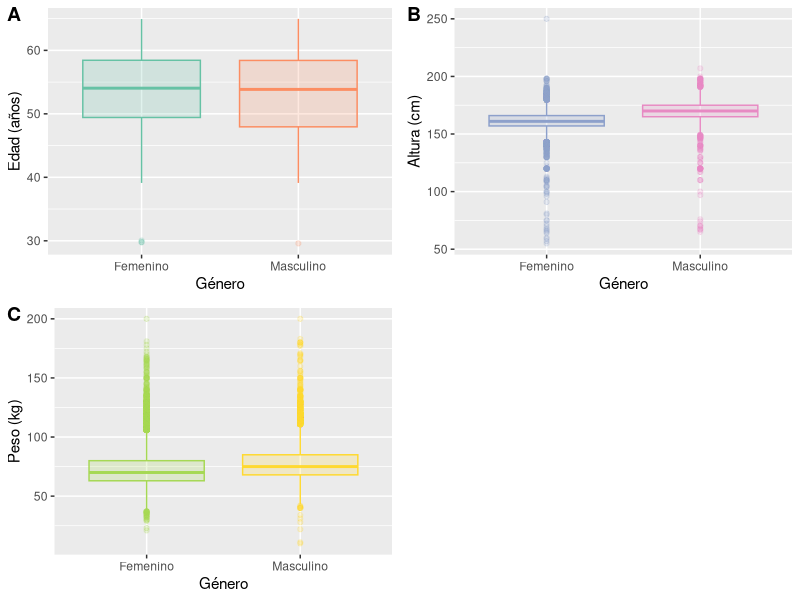
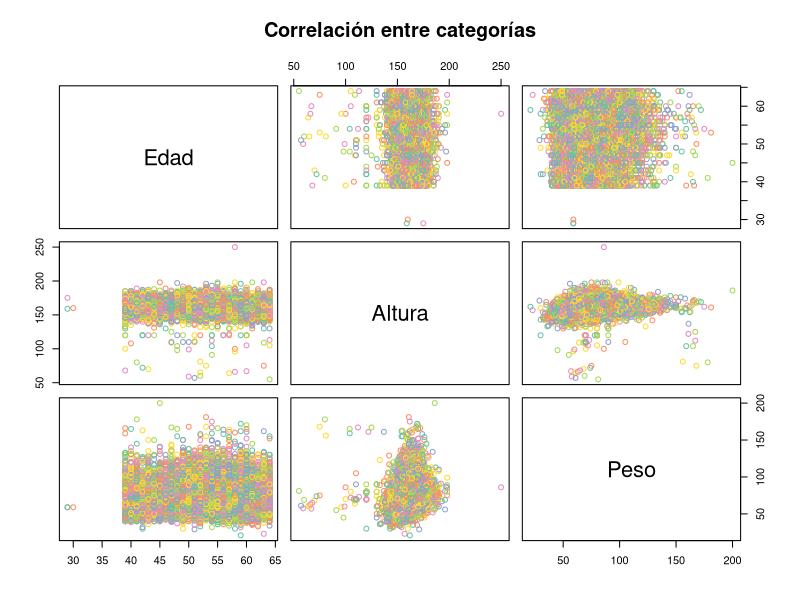
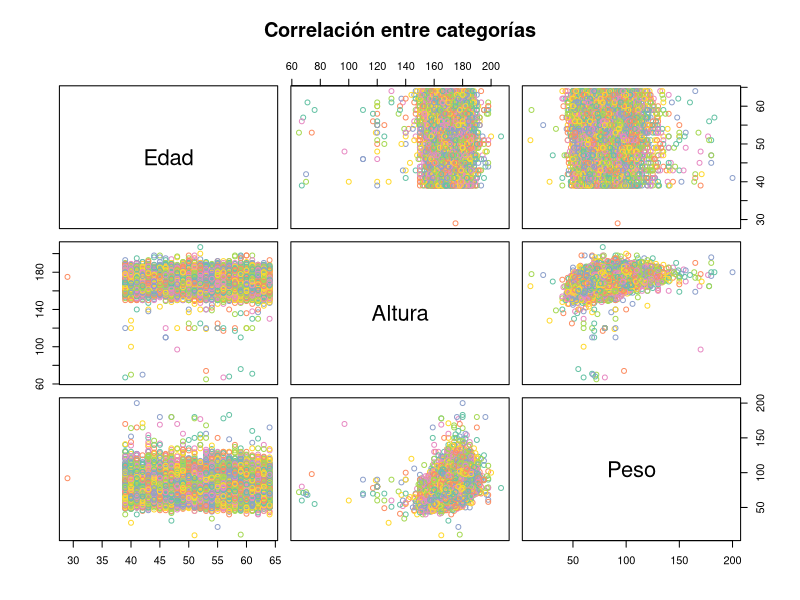
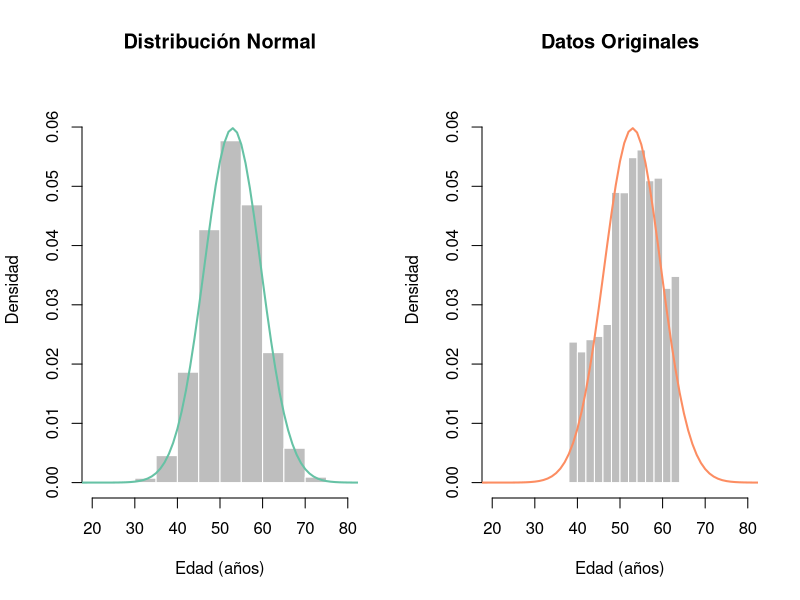
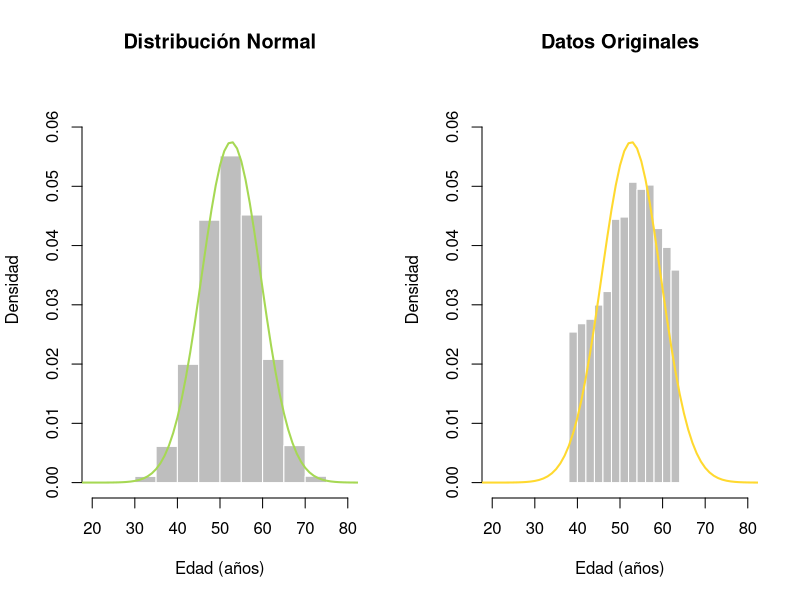

The R source for these figures, in order:
## ---- chunk 1
library(ggplot2)
library(cowplot)
library(RColorBrewer)

## ---- chunk 2
setwd("/home/paulina/Documents/DataScience/Notebooks/")
dataset <- read.csv("source/cardiovascular_disease.csv")
# Cambiar tipo de dato de la columna gender para mejor manejo de datos
dataset$gender <- as.character(dataset$gender)
## ---- chunk 3
names(dataset)
## ---- chunk 4
# Filtrar los datos por género
dataset.female <- dataset[dataset$gender == "1",]
dataset.male <- dataset[dataset$gender == "2",]

# Además eliminamos aquellos datos que no tengan información (NA)
dataset.female <- na.omit(dataset.female)
dataset.male <- na.omit(dataset.male)
## ---- chunk 5
dataset.female <- dataset.female[,c("age_year", "height", "weight")]
dataset.male <- dataset.male[,c("age_year", "height", "weight")]
## ---- chunk 6
dataset.female$age_year <- floor(dataset.female$age_year)
dataset.male$age_year <- floor(dataset.male$age_year)
## ---- chunk 7
# FUNCIÓN GENERAL
CentalTendencies <- function(dataColumn){
  # Media
  mean <- mean(dataColumn) 
  # Moda
  mode <- data.frame(table(dataColumn))
  mode <- mode[which.max(mode$Freq), 1]
  # Mediana
  median <- median(dataColumn)
  centralTendMeasures <- c(mean = mean, mode = mode, median = median)
  return(centralTendMeasures)
}
## ---- chunk 8
# Por categoría
MMM.Age <- CentalTendencies(dataset.female$age_year)
MMM.Height <- CentalTendencies(dataset.female$height)
MMM.Weight <- CentalTendencies(dataset.female$weight)

MMM.FemData <- data.frame(Age = MMM.Age, Height = MMM.Height, Weigth = MMM.Weight)

MMM.FemData
## ---- chunk 9
# Por categoría
MMM.Age <- CentalTendencies(dataset.male$age_year)
MMM.Height <- CentalTendencies(dataset.male$height)
MMM.Weight <- CentalTendencies(dataset.male$weight)

MMM.MaleData <- data.frame(Age = MMM.Age, Height = MMM.Height, Weigth = MMM.Weight)

MMM.MaleData
## ---- chunk 10
# Por categoría
quant.Age <- quantile(dataset.female$age_year)
quant.Height <- quantile(dataset.female$height)
quant.Weight <- quantile(dataset.female$weight)

quant.FemData <- data.frame(Age = quant.Age, Height = quant.Height, Weigth = quant.Weight)

quant.FemData
## ---- chunk 11
# Por categoría
quant.Age <- quantile(dataset.male$age_year)
quant.Height <- quantile(dataset.male$height)
quant.Weight <- quantile(dataset.male$weight)

quant.MaleData <- data.frame(Age = quant.Age, Height = quant.Height, Weigth = quant.Weight)

quant.MaleData
## ---- chunk 12
# Por categoría
SD.Age <- sd(dataset.female$age_year)
SD.Height <- sd(dataset.female$height)
SD.Weight <- sd(dataset.female$weight)

SD.FemData <- data.frame(Age = SD.Age, Height = SD.Height, Weigth = SD.Weight)

SD.FemData
## ---- chunk 13
# Por categoría
SD.Age <- sd(dataset.male$age_year)
SD.Height <- sd(dataset.male$height)
SD.Weight <- sd(dataset.male$weight)

SD.MaleData <- data.frame(Age = SD.Age, Height = SD.Height, Weigth = SD.Weight)

SD.MaleData
## ---- chunk 14
colors <- brewer.pal(6, "Set2")
# Crear plots por categoría

# EDAD
box1 <- ggplot(dataset, aes(x = gender, y = age_year))  +
  geom_boxplot(color = colors[1:2], alpha = 0.2, fill = colors[1:2]) +
  scale_x_discrete(labels = c("Femenino", "Masculino")) +
  labs(x = "Género", y = "Edad (años)") 

# ALTURA
box2 <- ggplot(dataset, aes(x = gender, y = height))  +
  geom_boxplot(color = colors[3:4], alpha = 0.2, fill = colors[3:4]) +
  scale_x_discrete(labels = c("Femenino", "Masculino")) +
  labs(x = "Género", y = "Altura (cm)") 

# PESO
box3 <- ggplot(dataset, aes(x = gender, y = weight))  +
  geom_boxplot(color = colors[5:6], alpha = 0.2, fill = colors[5:6]) +
  scale_x_discrete(labels = c("Femenino", "Masculino")) +
  labs(x = "Género", y = "Peso (kg)") 

# Unir las gráficas
plot_grid(box1, box2, box3, labels = "AUTO")
## ---- chunk 15
# Género: Femenino
corelation.FemData <- data.frame(Edad = dataset.female$age_year, Altura = dataset.female$height, Peso = dataset.female$weight)
corelationVal <- cor(corelation.FemData, method = "p")
corelationVal

pairs(corelation.FemData, col = colors, main = "Correlación entre categorías")
## ---- chunk 16
corelation.MaleData <- data.frame(Edad = dataset.male$age_year, Altura = dataset.male$height, Peso = dataset.male$weight)
corelationVal <- cor(corelation.MaleData, method = "p")
corelationVal

pairs(corelation.MaleData, col = colors, main = "Correlación entre categorías")
## ---- chunk 17
set.seed(10)

# Valores principales
data <- dataset.female$age_year
mean <-  MMM.FemData$Age[1]
SD <- SD.FemData$Age

# Valores aleatorios
rNorm <-rnorm(n = length(data), mean = mean, sd = SD)

# Función de densidad
density <-seq(0, length(data), length = length(data))
dNorm <-dnorm(x = density , mean = mean, sd = SD)

# Graficación
par(mfrow=c(1, 2))
hist(rNorm,main = "Distribución Normal", freq = F, col = "gray", border = "white", xlim = c(20,80), ylim = c(0, 0.065), xlab = "Edad (años)", ylab = "Densidad")
lines(density, dNorm, lty = 1, lwd = 2, col = colors[1])
hist(data, main = "Datos Originales", freq = F, col = "gray", border = "white", xlim = c(20,80), ylim = c(0, 0.065), xlab = "Edad (años)", ylab = "Densidad")
lines(density, dNorm, col = colors[2], lty = 1, lwd = 2)

## ---- chunk 18
# Valores principales
data <- dataset.male$age_year
mean <-  MMM.MaleData$Age[1]
SD <- SD.MaleData$Age

# Valores aleatorios
rNorm <-rnorm(n = length(data), mean = mean, sd = SD)

# Función de densidad
density <-seq(0, length(data), length = length(data))
dNorm <-dnorm(x = density , mean = mean, sd = SD)

# Graficación
par(mfrow=c(1, 2))
hist(rNorm,main = "Distribución Normal", freq = F, col = "gray", border = "white", xlim = c(20,80), ylim = c(0, 0.065), xlab = "Edad (años)", ylab = "Densidad")
lines(density, dNorm, lty = 1, lwd = 2, col = colors[5])
hist(data, main = "Datos Originales", freq = F, col = "gray", border = "white", xlim = c(20,80), ylim = c(0, 0.065), xlab = "Edad (años)", ylab = "Densidad")
lines(density, dNorm, col = colors[6], lty = 1, lwd = 2)

